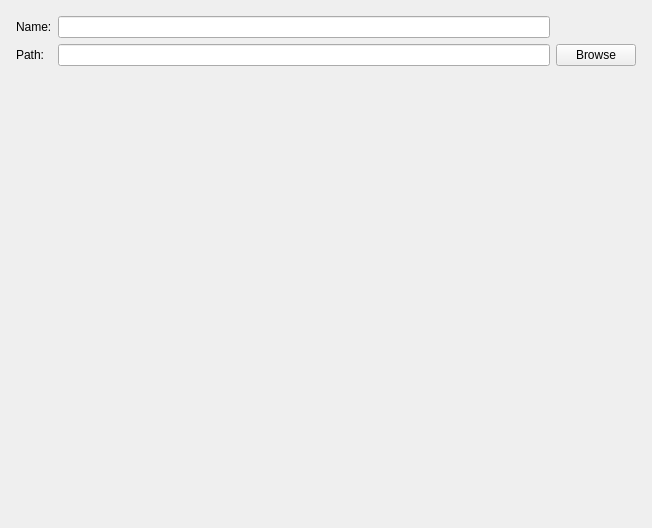
<?xml version="1.0" encoding="UTF-8"?>
<ui version="4.0">
 <class>ProSetPage</class>
 <widget class="QWizardPage" name="ProSetPage">
  <property name="geometry">
   <rect>
    <x>0</x>
    <y>0</y>
    <width>652</width>
    <height>528</height>
   </rect>
  </property>
  <property name="windowTitle">
   <string>WizardPage</string>
  </property>
  <layout class="QGridLayout" name="gridLayout_2">
   <item row="0" column="0">
    <layout class="QGridLayout" name="gridLayout">
     <property name="leftMargin">
      <number>5</number>
     </property>
     <property name="topMargin">
      <number>5</number>
     </property>
     <property name="rightMargin">
      <number>5</number>
     </property>
     <property name="bottomMargin">
      <number>5</number>
     </property>
     <item row="1" column="1">
      <widget class="QLineEdit" name="lineEdit_2"/>
     </item>
     <item row="1" column="0">
      <widget class="QLabel" name="label_2">
       <property name="text">
        <string>Path:</string>
       </property>
      </widget>
     </item>
     <item row="0" column="1">
      <widget class="QLineEdit" name="lineEdit"/>
     </item>
     <item row="1" column="2">
      <widget class="QPushButton" name="pushButton">
       <property name="text">
        <string>Browse</string>
       </property>
      </widget>
     </item>
     <item row="0" column="0">
      <widget class="QLabel" name="label">
       <property name="text">
        <string>Name:</string>
       </property>
      </widget>
     </item>
     <item row="2" column="1">
      <widget class="QLabel" name="tips">
       <property name="text">
        <string/>
       </property>
      </widget>
     </item>
    </layout>
   </item>
  </layout>
 </widget>
 <resources/>
 <connections/>
</ui>
